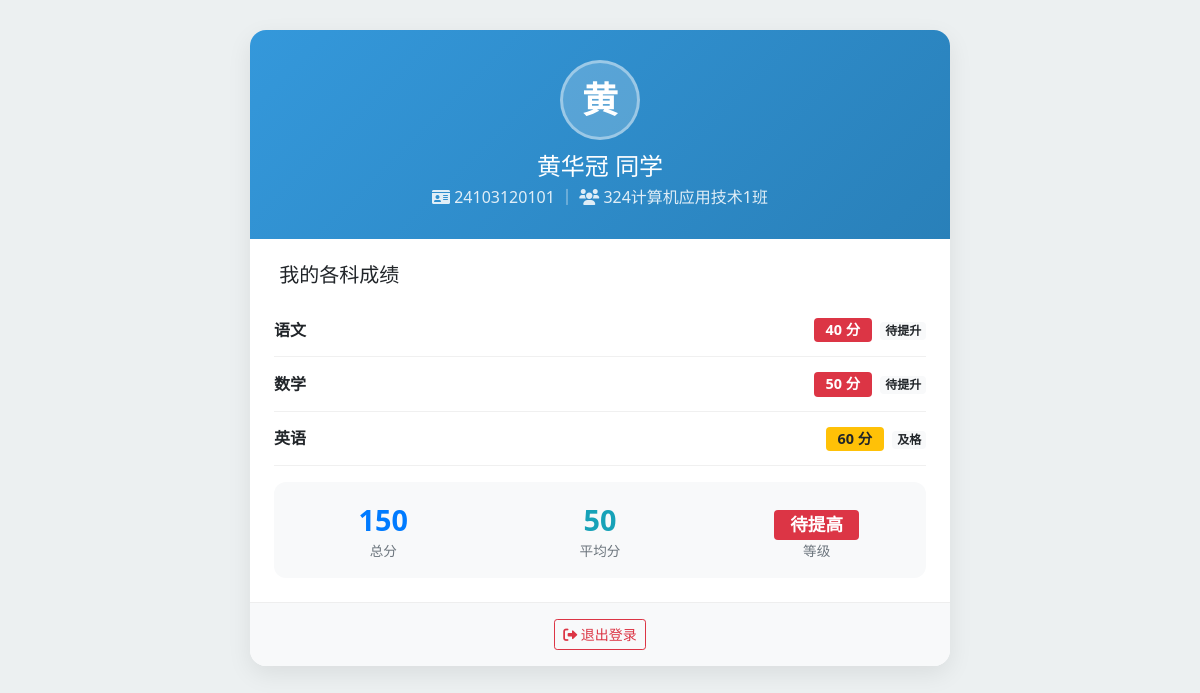
The app's page /student_dashboard.php (signed in) with its own data.
### tables this page shows
CREATE TABLE `student` (
  `id` int(11) NOT NULL,
  `student_id` varchar(20) NOT NULL COMMENT '学号',
  `name` varchar(50) NOT NULL COMMENT '姓名',
  `gender` enum('男','女') DEFAULT '男' COMMENT '性别',
  `class` varchar(50) DEFAULT NULL COMMENT '班级',
  `chinese` decimal(5,1) DEFAULT '0.0' COMMENT '语文',
  `math` decimal(5,1) DEFAULT '0.0' COMMENT '数学',
  `english` decimal(5,1) DEFAULT '0.0' COMMENT '英语',
  `total` decimal(6,1) DEFAULT '0.0' COMMENT '总分',
  `average` decimal(5,1) DEFAULT '0.0' COMMENT '平均分',
  `level` varchar(20) DEFAULT '待提高' COMMENT '等级',
  `avatar` varchar(255) DEFAULT NULL,
  `password` varchar(255) DEFAULT NULL COMMENT '登录密码（哈希）'
);

### student_dashboard.php (the view, shortened to what this page needs)
<?php
require_once 'conn.php';
$student_id = $_SESSION['student_id'];
$stmt = $conn->prepare("SELECT name, class, avatar FROM student WHERE student_id = ?");
$stmt->bind_param("s", $student_id);
$stmt->execute();
$student = $stmt->get_result()->fetch_assoc();
$sql = "SELECT s.subject_name, sc.score
        FROM score sc
        JOIN `subject` s ON sc.subject_id = s.subject_id
        WHERE sc.student_id = ?
        ORDER BY s.subject_id";
$stmt = $conn->prepare($sql);
$stmt->bind_param("s", $student_id);
$stmt->execute();
$result = $stmt->get_result();
$subjects = [];
$scores   = [];
$total    = 0;
$count    = 0;
while ($row = $result->fetch_assoc()) {
    $subjects[] = $row['subject_name'];
    $scores[]   = $row['score'];
    $total     += $row['score'];
    $count++;
}
$avgScore = $count > 0 ? round($total / $count, 1) : 0;
$level    = $avgScore >= 90 ? '优秀' : ($avgScore >= 75 ? '良好' : ($avgScore >= 60 ? '及格' : '待提高'));
$levelBadge = $avgScore >= 90 ? 'success' : ($avgScore >= 75 ? 'info' : ($avgScore >= 60 ? 'warning' : 'danger'));
$firstChar = mb_substr($student['name'], 0, 1, 'UTF-8');
$avatarUrl = !empty($student['avatar']) ? htmlspecialchars($student['avatar']) : null;
?>
<!DOCTYPE html>
<html lang="zh-CN">
<head>
    <link href="https://cdn.bootcdn.net/ajax/libs/twitter-bootstrap/4.6.2/css/bootstrap.min.css" rel="stylesheet">
    <link rel="stylesheet" href="https://cdn.bootcdn.net/ajax/libs/font-awesome/6.0.0-beta3/css/all.min.css">
</head>
<body>
<div class="score-card">
    <div class="header-bg">
        <div class="avatar">
            <?php if ($avatarUrl): ?>
                <img src="<?php echo $avatarUrl; ?>" alt="头像">
            <?php else: ?>
                <?php echo $firstChar; ?>
            <?php endif; ?>
        </div>
        <h4 class="mb-1"><?php echo htmlspecialchars($student['name']); ?> 同学</h4>
        <p class="mb-0" style="opacity:.85;">
            <i class="fas fa-id-card"></i> <?php echo htmlspecialchars($student_id); ?>
            ｜ <i class="fas fa-users"></i> <?php echo htmlspecialchars($student['class'] ?? '未分配'); ?>
        </p>
    </div>
    <div class="body-content">
        <h5 class="mb-3"><i class="fas fa-chart-simple text-primary"></i> 我的各科成绩</h5>
        <?php if ($count > 0): ?>
            <?php foreach ($subjects as $i => $sub):
                $s    = $scores[$i];
                $tag  = $s >= 90 ? '优秀' : ($s >= 80 ? '良好' : ($s >= 70 ? '中等' : ($s >= 60 ? '及格' : '待提升')));
                $tagC = $s >= 90 ? 'success' : ($s >= 80 ? 'info' : ($s >= 70 ? 'primary' : ($s >= 60 ? 'warning' : 'danger')));
            ?>
            <div class="score-row">
                <span><strong><?php echo htmlspecialchars($sub); ?></strong></span>
                <span>
                    <span class="badge badge-<?php echo $tagC; ?>" style="font-size:.9rem;padding:5px 12px;">
                        <?php echo $s; ?> 分
                    </span>
                    <span class="badge badge-light ml-1"><?php echo $tag; ?></span>
                </span>
            </div>
            <?php endforeach; ?>
            <div class="stat-card mt-3">
                <div class="row">
                    <div class="col-4 stat-item">
                        <div class="value text-primary"><?php echo $total; ?></div>
                        <div class="label">总分</div>
                    </div>
                    <div class="col-4 stat-item">
                        <div class="value text-info"><?php echo $avgScore; ?></div>
                        <div class="label">平均分</div>
                    </div>
                    <div class="col-4 stat-item">
                        <div class="value">
                            <span class="badge badge-<?php echo $levelBadge; ?>" style="font-size:1.1rem;padding:6px 16px;">
                                <?php echo $level; ?>
                            </span>
                        </div>
                        <div class="label">等级</div>
                    </div>
                </div>
            </div>
        <?php endif; ?>
    </div>
    <div class="footer-links">
        <a href="student_logout.php" class="btn btn-outline-danger btn-sm">
            <i class="fas fa-sign-out-alt"></i> 退出登录
        </a>
    </div>
</div>
</body>
</html>

### student_dashboard.php (style rules this page uses)
body { background: #ecf0f1; padding: 30px; font-family: 'Microsoft YaHei','Segoe UI',sans-serif; }
.score-card { max-width: 700px; margin: 0 auto; background: #fff; border-radius: 16px; box-shadow: 0 8px 24px rgba(0,0,0,.08); overflow: hidden; }
.header-bg { background: linear-gradient(135deg, #3498db, #2980b9); padding: 30px; color: #fff; text-align: center; }
.header-bg .avatar { width: 80px; height: 80px; border-radius: 50%; background: rgba(255,255,255,.2); display: flex; align-items: center; justify-content: center; font-size: 36px; font-weight: bold; margin: 0 auto 12px; border: 3px solid rgba(255,255,255,.4); }
.body-content { padding: 24px; }
.score-row { display: flex; justify-content: space-between; align-items: center; padding: 14px 0; border-bottom: 1px solid #f0f0f0; }
.stat-card { background: #f8f9fa; border-radius: 12px; padding: 16px; }
.stat-item { text-align: center; }
.stat-item .value { font-size: 1.8rem; font-weight: 800; }
.stat-item .label { color: #6c757d; font-size: .85rem; }
.footer-links { padding: 16px 24px; background: #f8f9fa; border-top: 1px solid #eee; text-align: center; }

### records on screen
student: name "黄", name "黄华冠", class "324计算机应用技术1班"

### other values on screen
$student_id "24103120101"
$sub "语文"
$s "40"
$tag "待提升"
$sub "数学"
$s "50"
$sub "英语"
$s "60"
$tag "及格"
$total "150"
$avgScore "50"
$level "待提高"
